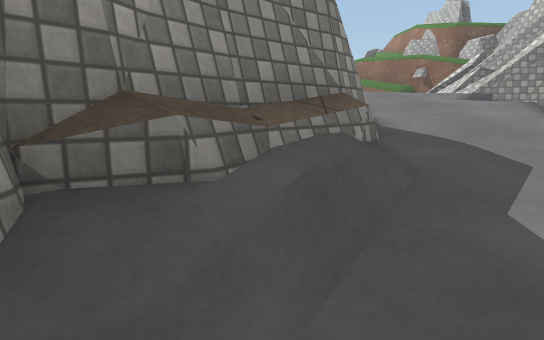
view 1 (above)

22 first-person views from a walk through a Unity game level. The camera is 1.3 m above the floor, tilts 10° down and sees 75° across. The floor is counted in squares, 1 m on a side. Each view is taken from the middle of a square. On the plan, view 1 faces up. The plan holds only what a view shows up to about 15 squares ahead; the rest is blank. The place goes on beyond the plan. The player is left out. Some animated figures are left out. Some surface patterns are stand-ins.

view 2
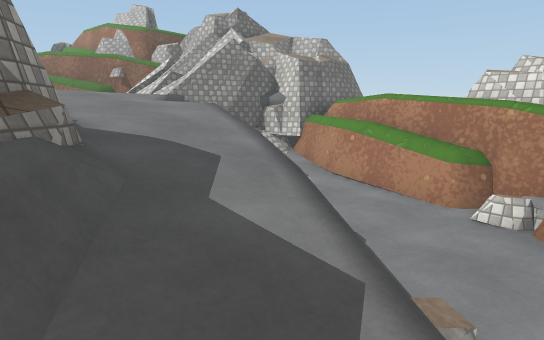

view 3
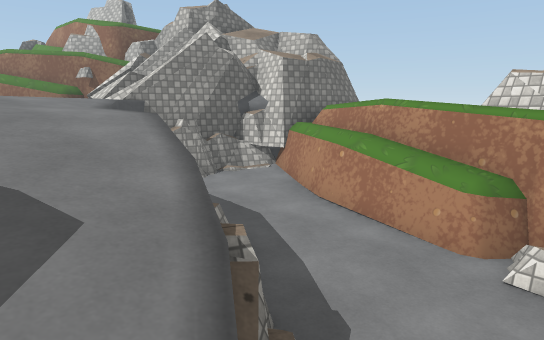

view 4
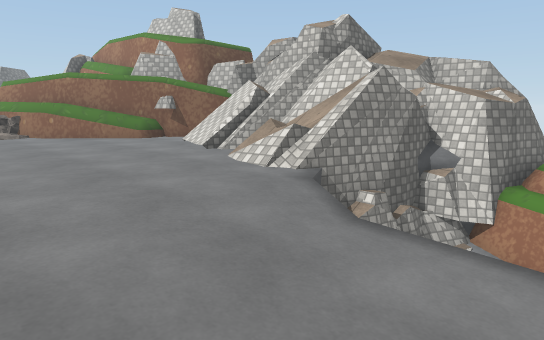

view 5
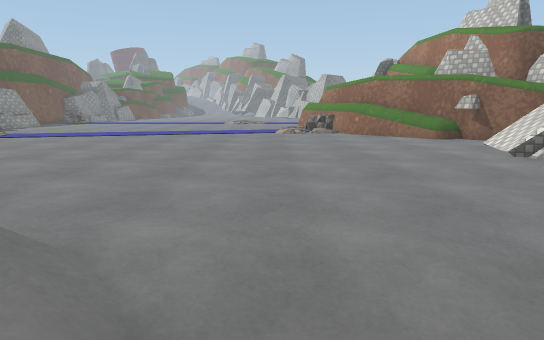

view 6
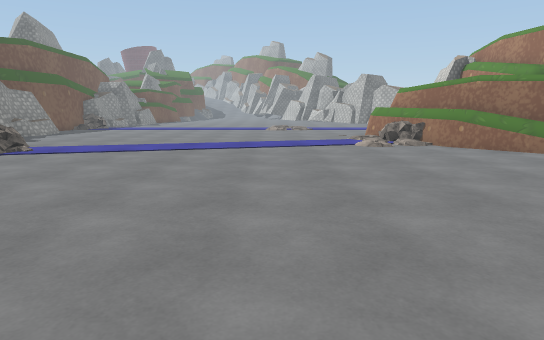

view 7
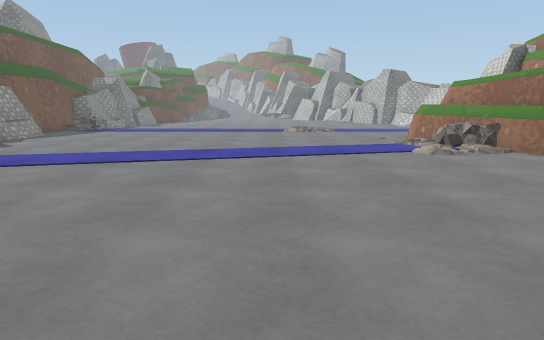

view 8
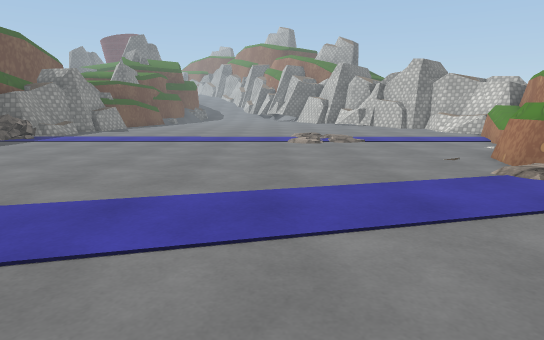

view 9
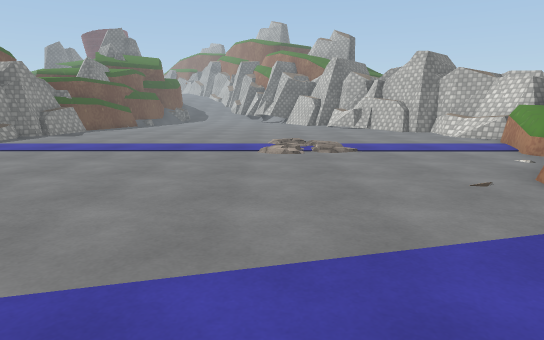

view 10
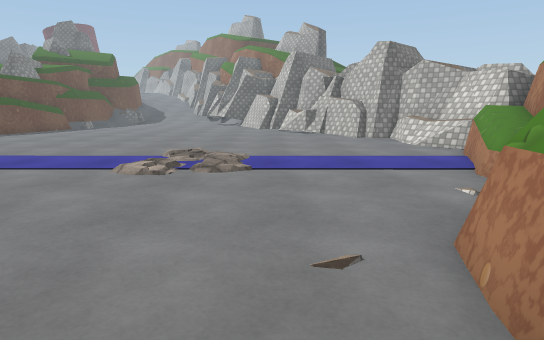

view 11
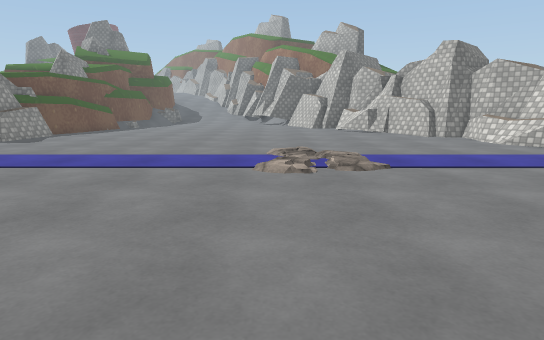

view 12
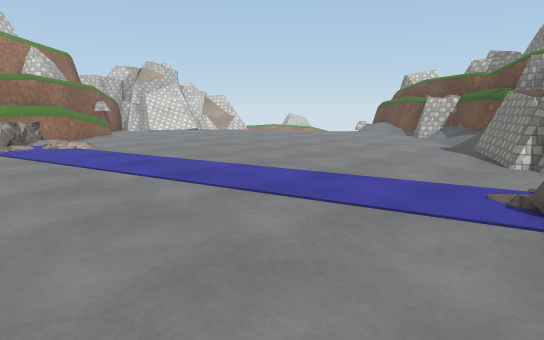

view 13
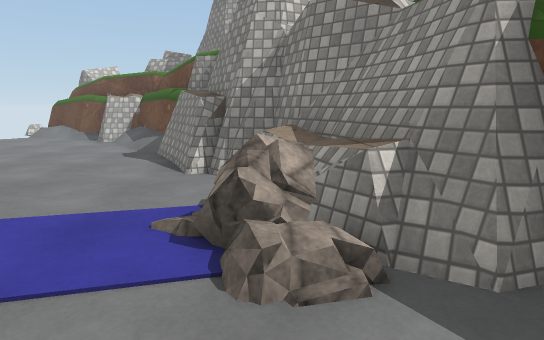

view 14
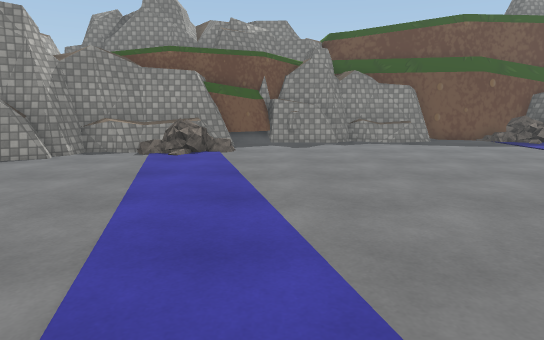

view 15
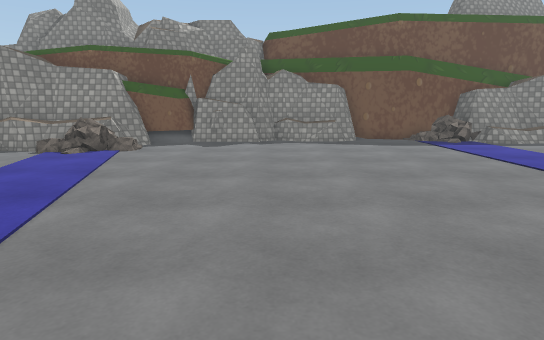

view 16
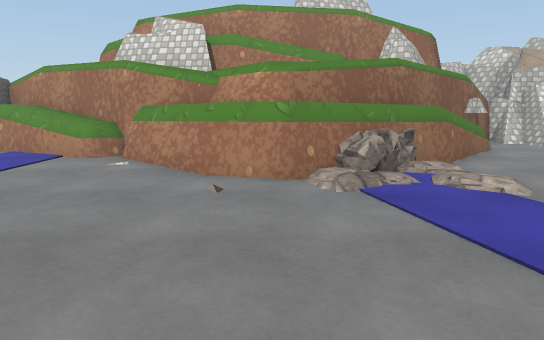

view 17
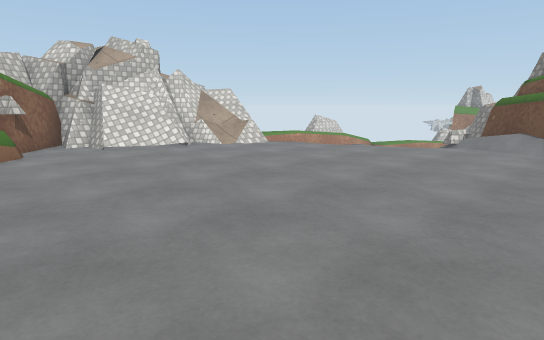

view 18
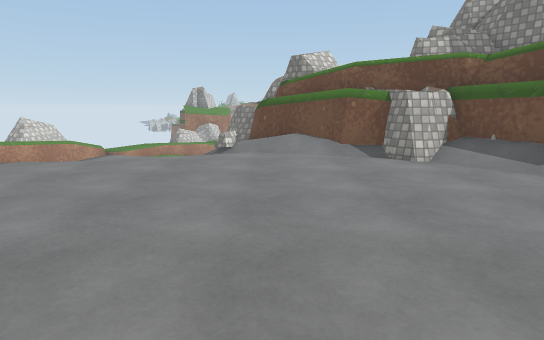

view 19
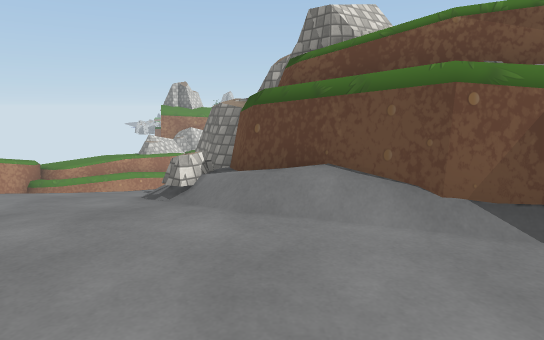

view 20
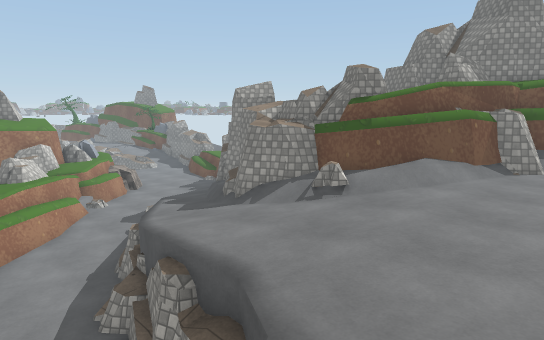

view 21
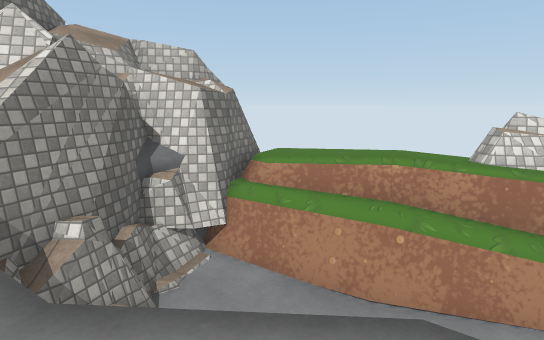

view 22
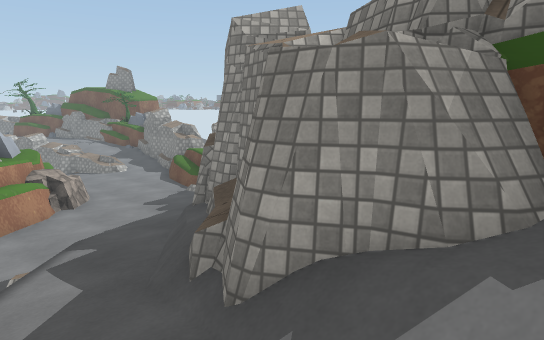

### Floor plan
Key: @ floor where view 1 was taken; # wall or solid block; . main floor; : floor 0.25 m higher than the main floor; - floor 0.25 m lower than the main floor; _ floor 0.75 m lower than the main floor; < floor 1.25 m lower than the main floor; ( floor 1.75 m lower than the main floor; ! floor 2.25 m lower than the main floor; + floor 2.5 m higher than the main floor; ? floor 2.5 m lower than the main floor; * floor 2.75 m higher than the main floor; / step, stairs or slope; = window, fence, low wall or low ledge; ^ raised ledge; v drop or lower ground; R rock; O other object.
Columns run from 15 left of view 1 to 13 right of it. Each row starts with its distance up from view 1.
 40   #........:::::::::####
 39   #..............::::=##
 38  ##................../O#
 37  #=...................=#
 36 ###................... #
 35 ##=..........::.......^#
 34 #RR.........../:.....=^#
 33 # ...........//:.....^#
 32 #............//.....=^#
 31 #....................#
 30 #=.................###
 29 #^.................##
 28 #^................##
 27 ##................##
 26 ##.............../=##
 25  #.............../R^^
 24  #...............: ^^#
 23  #...............:..^##
 22  ##=R...............#^#
 21   ##R................=^#
 20   ##^.................=###
 19    #^.................../#
 18    ###................./=##
 17      ##...............///=#
 16      ##...............///##
 15       ##............../==##
 14       ##/............./#=####
 13        ##/............///==*v
 12        #^O............////v+=
 11         ####.........v####  #
 10           ###/.....--# #=##
  9            ###O///--/#!!!!##
  8             ###///--/=!!!^^#
  7               ##///-#???/##
  6               ##////==??###
  5                ##//_=???##
  4                ##//=/???^#
  3               ###/<=???=^#
  2               #=</=????=#
  1               #////????=#
  0               #@(/???=^^#

Where each view was taken, in squares from view 1:
view 1: 0 up, 0 right, facing up
view 2: 0 up, 0 right, facing up-right
view 3: 1 up, 2 right, facing up-right
view 4: 7 up, 1 right, facing up-right
view 5: 7 up, 1 right, facing up
view 6: 10 up, 2 left, facing up
view 7: 13 up, 3 left, facing up
view 8: 19 up, 3 left, facing up
view 9: 22 up, 2 left, facing up
view 10: 25 up, 1 right, facing up
view 11: 25 up, 2 left, facing up
view 12: 27 up, 11 left, facing down-right
view 13: 25 up, 11 left, facing down
view 14: 24 up, 0 right, facing left
view 15: 27 up, 0 right, facing left
view 16: 27 up, 4 left, facing right
view 17: 22 up, 4 left, facing down-right
view 18: 20 up, 1 left, facing down
view 19: 14 up, 1 left, facing down
view 20: 13 up, 8 right, facing down-left
view 21: 8 up, 3 right, facing right
view 22: 7 up, 3 right, facing down-left
